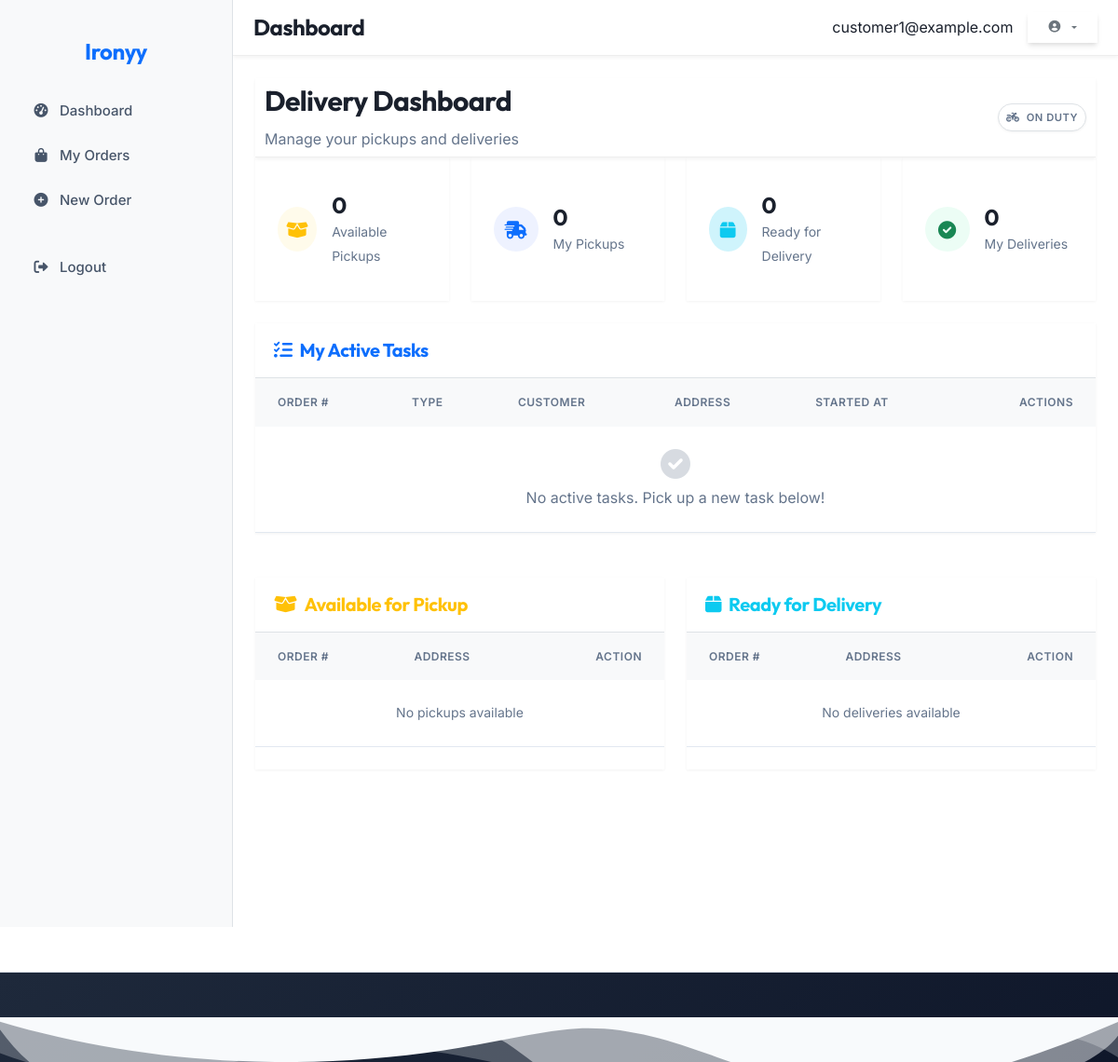
/dashboard/delivery/ (signed in), run on an earlier commit of the app's database.
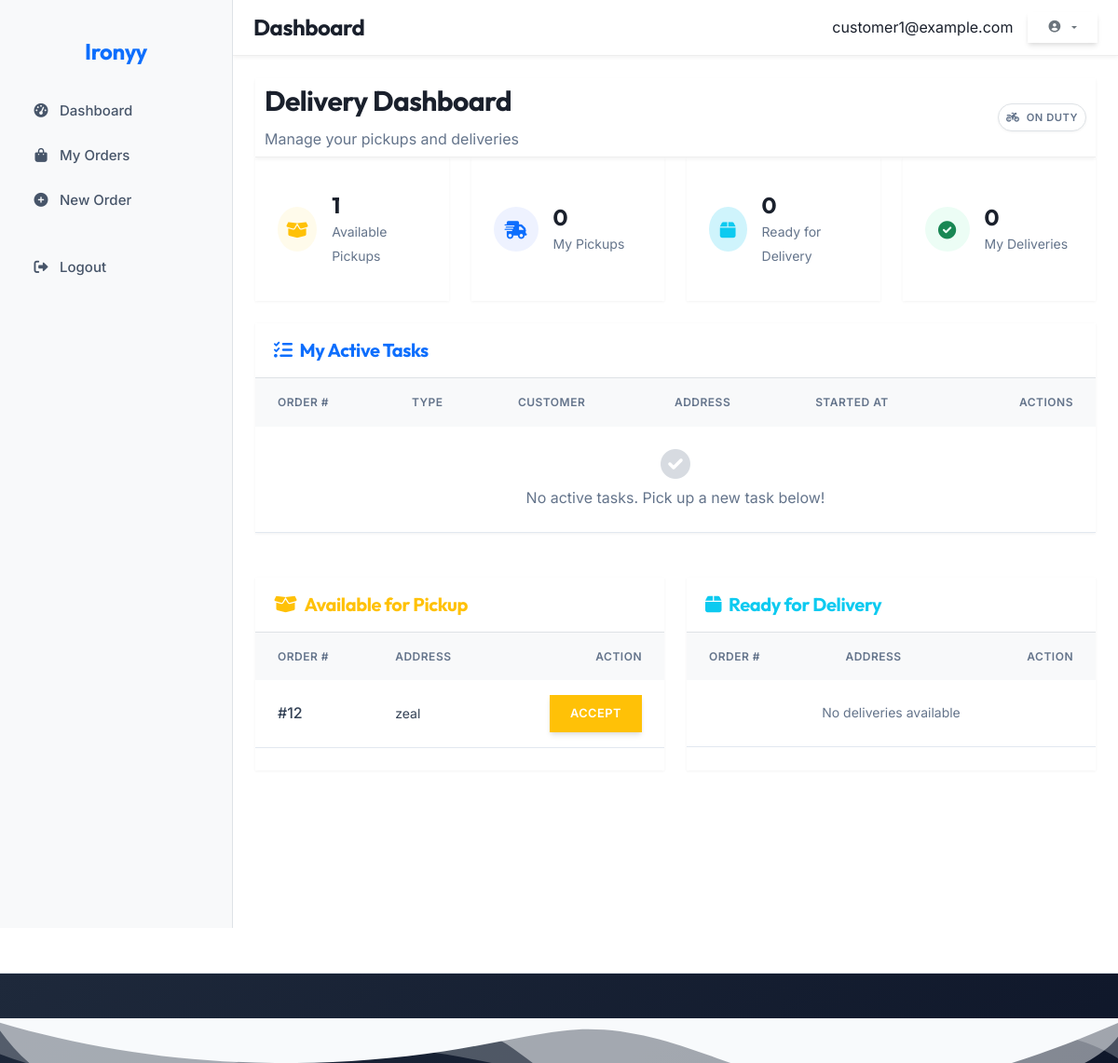
And on a later commit of the database.
### orders/models.py (models this page shows, shortened)
class Order(models.Model):
    class Status(models.TextChoices):
        DRAFT = 'draft', _('Draft')
        PENDING = 'pending', _('Pending Payment')
        CONFIRMED = 'confirmed', _('Confirmed')
        SCHEDULED_FOR_PICKUP = 'scheduled_for_pickup', _('Scheduled for Pickup')
        OUT_FOR_PICKUP = 'out_for_pickup', _('Out for Pickup')
        PICKED_UP = 'picked_up', _('Picked Up')
        PROCESSING = 'processing', _('In Progress')
        READY = 'ready', _('Ready for Delivery')
        OUT_FOR_DELIVERY = 'out_for_delivery', _('Out for Delivery')
        COMPLETED = 'completed', _('Completed')
        CANCELLED = 'cancelled', _('Cancelled')
        REFUNDED = 'refunded', _('Refunded')
        FAILED = 'failed', _('Failed')
    class PaymentStatus(models.TextChoices):
        PENDING = 'pending', _('Pending')
        AUTHORIZED = 'authorized', _('Authorized')
        PAID = 'paid', _('Paid')
        PARTIALLY_REFUNDED = 'partially_refunded', _('Partially Refunded')
        REFUNDED = 'refunded', _('Refunded')
        VOIDED = 'voided', _('Voided')
        FAILED = 'failed', _('Failed')
    class DeliveryType(models.TextChoices):
        PICKUP = 'pickup', _('Pickup')
        DELIVERY = 'delivery', _('Delivery')
    customer = models.ForeignKey(
        User,
        on_delete=models.PROTECT,
        related_name='orders',
        verbose_name=_('customer')
    )
    order_number = models.CharField(
        _('order number'),
        max_length=20,
        unique=True,
        db_index=True
    )
    status = models.CharField(
        _('status'),
        max_length=20,
        choices=Status.choices,
        default=Status.DRAFT,
        db_index=True
    )
    payment_status = models.CharField(
        _('payment status'),
        max_length=20,
        choices=PaymentStatus.choices,
        default=PaymentStatus.PENDING,
        db_index=True
    )
    delivery_type = models.CharField(
        _('delivery type'),
        max_length=10,
        choices=DeliveryType.choices,
        default=DeliveryType.PICKUP
    )
    pickup_address = models.TextField(_('pickup address'), blank=True)
    delivery_address = models.TextField(_('delivery address'), blank=True)
    preferred_pickup_date = models.DateField(_('preferred pickup date'), null=True, blank=True)
    preferred_delivery_date = models.DateField(_('preferred delivery date'), null=True, blank=True)
    subtotal = models.DecimalField(
        _('subtotal'),
        max_digits=10,
        decimal_places=2,
        default=Decimal('0.00')
    )
    tax_amount = models.DecimalField(
        _('tax amount'),
        max_digits=10,
        decimal_places=2,
        default=Decimal('0.00')
    )
    shipping_cost = models.DecimalField(
        _('shipping cost'),
        max_digits=10,
        decimal_places=2,
        default=Decimal('0.00')
    )
    discount_amount = models.DecimalField(
        _('discount amount'),
        max_digits=10,
        decimal_places=2,
        default=Decimal('0.00')
    )
    total_amount = models.DecimalField(
        _('total amount'),
        max_digits=10,
        decimal_places=2,
        default=Decimal('0.00')
    )
    assigned_staff = models.ForeignKey(
        User,
        on_delete=models.SET_NULL,
        null=True,
        blank=True,
        related_name='assigned_orders',
        verbose_name=_('assigned staff')
    )
    delivery_person = models.ForeignKey(
        User,
        on_delete=models.SET_NULL,
        null=True,
        blank=True,
        related_name='delivery_orders',
        verbose_name=_('delivery person')
    )
    created_at = models.DateTimeField(_('created at'), auto_now_add=True)
    updated_at = models.DateTimeField(_('updated at'), auto_now=True)
    confirmed_at = models.DateTimeField(_('confirmed at'), null=True, blank=True)
    completed_at = models.DateTimeField(_('completed at'), null=True, blank=True)
    cancelled_at = models.DateTimeField(_('cancelled at'), null=True, blank=True)
    special_instructions = models.TextField(_('special instructions'), blank=True)
    internal_notes = models.TextField(_('internal notes'), blank=True)
    cancellation_reason = models.TextField(_('cancellation reason'), blank=True)
    payment_method = models.CharField(_('payment method'), max_length=50, blank=True)
    payment_reference = models.CharField(_('payment reference'), max_length=100, blank=True)
    payment_date = models.DateTimeField(_('payment date'), null=True, blank=True)
    class Meta:
        ordering = ['-created_at']

### dashboard/views.py (the view)
# urls.py: path('delivery/', views.DeliveryDashboardView.as_view(), name='delivery_dashboard'),
class DeliveryDashboardView(LoginRequiredMixin, ListView):
    model = Order
    template_name = 'dashboard/delivery_dashboard.html'
    context_object_name = 'orders'
    paginate_by = 10
    def get_queryset(self):
        user = self.request.user
        return Order.objects.filter(
            Q(status=Order.Status.SCHEDULED_FOR_PICKUP) |  # Available for pickup by any delivery partner
            Q(status=Order.Status.READY) |                 # Available for delivery
            Q(delivery_person=user, status__in=[          # My active tasks
                Order.Status.OUT_FOR_PICKUP,
                Order.Status.OUT_FOR_DELIVERY
            ])
        ).distinct().order_by('status', 'created_at')
    def get_context_data(self, **kwargs):
        context = super().get_context_data(**kwargs)
        user = self.request.user
        context.update({
            'available_pickups_count': Order.objects.filter(status=Order.Status.SCHEDULED_FOR_PICKUP).count(),
            'active_pickups_count': Order.objects.filter(
                delivery_person=user,
                status=Order.Status.OUT_FOR_PICKUP
            ).count(),
            'available_deliveries_count': Order.objects.filter(
                status=Order.Status.READY,
                delivery_person__isnull=True  # Only show unassigned ready orders
            ).count(),
            'active_deliveries_count': Order.objects.filter(
                delivery_person=user,
                status=Order.Status.OUT_FOR_DELIVERY
            ).count(),
            'available_pickups': Order.objects.filter(
                status=Order.Status.SCHEDULED_FOR_PICKUP
            ).order_by('created_at'),
            'available_deliveries': Order.objects.filter(
                status=Order.Status.READY,
                delivery_person__isnull=True
            ).order_by('created_at'),
            'my_active_tasks': Order.objects.filter(
                delivery_person=user,
                status__in=[
                    Order.Status.OUT_FOR_PICKUP,
                    Order.Status.OUT_FOR_DELIVERY
                ]
            ).order_by('status', 'created_at')
        })
        return context

### accounts/models.py (called while the page is built)
    def get_full_name(self):
        full_name = f"{self.first_name} {self.last_name}"
        return full_name.strip()

    @property
    def is_customer(self):
        return self.role == self.Role.CUSTOMER

    @property
    def is_press(self):
        return self.role == self.Role.PRESS

### templates/dashboard/delivery_dashboard.html (shortened to what the changed rows need)
{% extends 'dashboard/base_dashboard.html' %}
{% load humanize %}
{% block dashboard_content %}
<div class="dashboard-header d-flex justify-content-between align-items-center">
    <div>
        <h2>Delivery Dashboard</h2>
    </div>
</div>
<div class="row mb-5">
    <div class="col-md-6 col-lg-3 mb-4 mb-lg-0">
        <div class="card border-0 shadow-sm h-100">
            <div class="card-body d-flex align-items-center">
                <div>
                    <h4 class="mb-0 fw-bold">{{ available_pickups_count }}</h4>
                    <small class="text-muted">Available Pickups</small>
                </div>
            </div>
        </div>
    </div>
</div>
<div class="row mb-5">
    <div class="col-12">
        <div class="card border-0 shadow-sm">
            <div class="card-body p-0">
                <div class="table-responsive">
                    <table class="table table-hover align-middle mb-0">
                        <thead class="bg-light text-muted text-uppercase small fw-bold">
                            <tr>
                                <th class="ps-4">Order #</th>
                                <th>Type</th>
                                <th>Customer</th>
                                <th>Address</th>
                                <th>Started At</th>
                                <th class="text-end pe-4">Actions</th>
                            </tr>
                        </thead>
                    </table>
                </div>
            </div>
        </div>
    </div>
</div>
<div class="row">
    <div class="col-lg-6 mb-4 mb-lg-0">
        <div class="card border-0 shadow-sm h-100">
            <div class="card-body p-0">
                <div class="table-responsive">
                    <table class="table table-hover align-middle mb-0">
                        <thead class="bg-light text-muted text-uppercase small fw-bold">
                            <tr>
                                <th class="ps-4">Order #</th>
                                <th>Address</th>
                                <th class="text-end pe-4">Action</th>
                            </tr>
                        </thead>
                        <tbody>
                            {% for order in orders %}
                            {% if order.status == 'scheduled_for_pickup' %}
                            <tr>
                                <td class="ps-4 fw-medium">#{{ order.id }}</td>
                                <td class="small">{{ order.pickup_address|default:"Not provided"|truncatechars:30 }}
                                </td>
                                <td class="text-end pe-4">
                                    <form method="post" action="{% url 'dashboard:update_order_status' order.pk %}"
                                        class="d-inline">
                                        <button type="submit" class="btn btn-sm btn-warning text-white">
                                            Accept
                                        </button>
                                    </form>
                                </td>
                            </tr>
                            {% endif %}
                            {% endfor %}
                            {% if available_pickups_count == 0 %}
                            <tr>
                                <td colspan="3" class="text-center py-4 text-muted small">No pickups available</td>
                            </tr>
                            {% endif %}
                        </tbody>
                    </table>
                </div>
            </div>
        </div>
    </div>
    <div class="col-lg-6">
        <div class="card border-0 shadow-sm h-100">
            <div class="card-body p-0">
                <div class="table-responsive">
                    <table class="table table-hover align-middle mb-0">
                        <thead class="bg-light text-muted text-uppercase small fw-bold">
                            <tr>
                                <th class="ps-4">Order #</th>
                                <th>Address</th>
                                <th class="text-end pe-4">Action</th>
                            </tr>
                        </thead>
                    </table>
                </div>
            </div>
        </div>
    </div>
</div>
{% endblock %}

What changed in the data, as far as the page shows it:
added Order: id "12", pickup_address "zeal"
Also different on the page:
{{ available_pickups_count }}: "0" → "1"
text no longer shown: "No pickups available"
